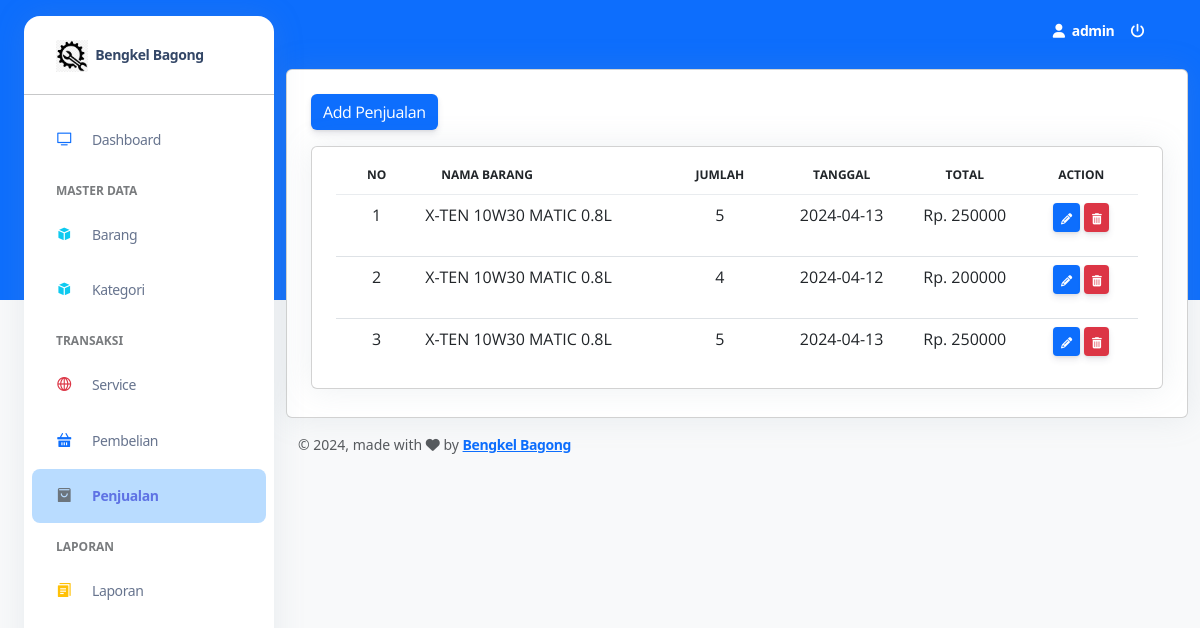
Screenshot of /index.php?page=penjualan&act=list (signed in) with the database file from the repository.
### tables this page shows
CREATE TABLE `detail_penjualan` (
  `id_penjualan` int(11) NOT NULL,
  `id_barang` int(11) NOT NULL,
  `tgl` date DEFAULT NULL,
  `jumlah` int(11) NOT NULL,
  `total` int(11) NOT NULL
);

CREATE TABLE `barang` (
  `id_brg` int(11) NOT NULL,
  `nama_brg` varchar(100) NOT NULL,
  `id_kate` int(11) DEFAULT NULL,
  `harga` int(15) NOT NULL,
  `img` varchar(255) DEFAULT NULL,
  `stok` int(3) NOT NULL
);

### controllers/KategoriController.php (called while the page is built, shortened)
<?php
   require './config/koneksi.php';
   function query($query)
   {
       global $conn;
       $result = mysqli_query($conn, $query);
       $rows   = array();
       while ($row = mysqli_fetch_assoc($result)) {
           $rows[] = $row;
       }
       return $rows;
   }

### public/penjualan.php (the view, shortened to what this page needs)
<div class="container-fluid py-2">
    <div class="row">
        <div class="col-lg-12">
            <div class="card">
                <div class="card-body">
                    <div class="row">
                        <div class="col-lg-3" style="text-align:left; ">
                            <button type="button" class="btn btn-primary" data-bs-toggle="modal" data-bs-target="#addbarang">
                                Add Penjualan
                            </button>
                        </div>
                    </div>
                    <div class="row">
                        <div class="col-12">
                            <div class="card mb-1">
                                <div class="card-body px-4 pt-2 pb-2 ">
                                    <div class="table-container">
                                        <div class="table-responsive">
                                            <table id="basicExample" class="table m-0">
                                                <thead>
                                                    <tr>
                                                        <th class="text-center text-uppercase text-xs font-weight-bolder">No
                                                        </th>
                                                        <th class="text-left text-uppercase text-xs font-weight-bolder">
                                                            Nama Barang</th>
                                                        <th class="text-center text-uppercase text-xs font-weight-bolder">
                                                            Jumlah</th>
                                                        <th class="text-center text-uppercase text-xs font-weight-bolder">
                                                            Tanggal</th>
                                                        <th class="text-center text-uppercase text-xs font-weight-bolder">
                                                            Total</th>
                                                        <th class="text-center text-uppercase text-xs font-weight-bolder">
                                                            Action</th>
                                                    </tr>
                                                </thead>
                                                <tbody>
                                                    <?php
                                                    $no = 1;
                                                    $sql = query("SELECT detail_penjualan.*, barang.*
                                                    FROM detail_penjualan
                                                    INNER JOIN barang ON detail_penjualan.id_barang = barang.id_brg");
                                                    foreach ($sql as $data) :
                                                    ?>
                                                        <tr>
                                                            <td class="text-center"><?= $no++; ?></td>
                                                            <td class="text-left"><?= $data['nama_brg']; ?></td>
                                                            <td class="text-center"><?= $data['jumlah']; ?></td>
                                                            <td class="text-center"><?= $data['tgl']; ?></td>
                                                            <td class="text-center">Rp. <?= $data['total']; ?></td>
                                                            <td class="text-center">
                                                                <a class="btn btn-primary btn-sm" href="?page=penjualan&action=edit&kode=<?= base64_encode($data['id_penjualan']); ?>" data-bs-toggle="modal" data-bs-target="#editbarang-<?= base64_encode($data['id_penjualan']); ?>">
                                                                    <i class="fa fa-pencil" aria-hidden="true"></i>
                                                                </a>
                                                                <a href="?page=penjualan&action=delete&kode=<?= base64_encode($data['id_penjualan']); ?>" class="btn btn-danger btn-sm" onclick="return confirm('Are you sure ?')">
                                                                    <i class="fa fa-trash" aria-hidden="true"></i>
                                                                </a>
                                                            </td>
                                                        <?php
                                                    endforeach;
                                                        ?>
                                                        </tr>
                                                </tbody>
                                            </table>
                                        </div>
                                    </div>
                                </div>
                            </div>
                        </div>
                    </div>
                </div>
            </div>
        </div>
    </div>

### rows the page displays
detail_penjualan: id_barang.nama_brg "X-TEN 10W30 MATIC 0.8L", jumlah "5", tgl "2024-04-13", total "250000"
detail_penjualan: id_barang.nama_brg "X-TEN 10W30 MATIC 0.8L", jumlah "4", tgl "2024-04-12", total "200000"
detail_penjualan: id_barang.nama_brg "X-TEN 10W30 MATIC 0.8L", jumlah "5", tgl "2024-04-13", total "250000"

### other values shown
$data_nama "admin"
